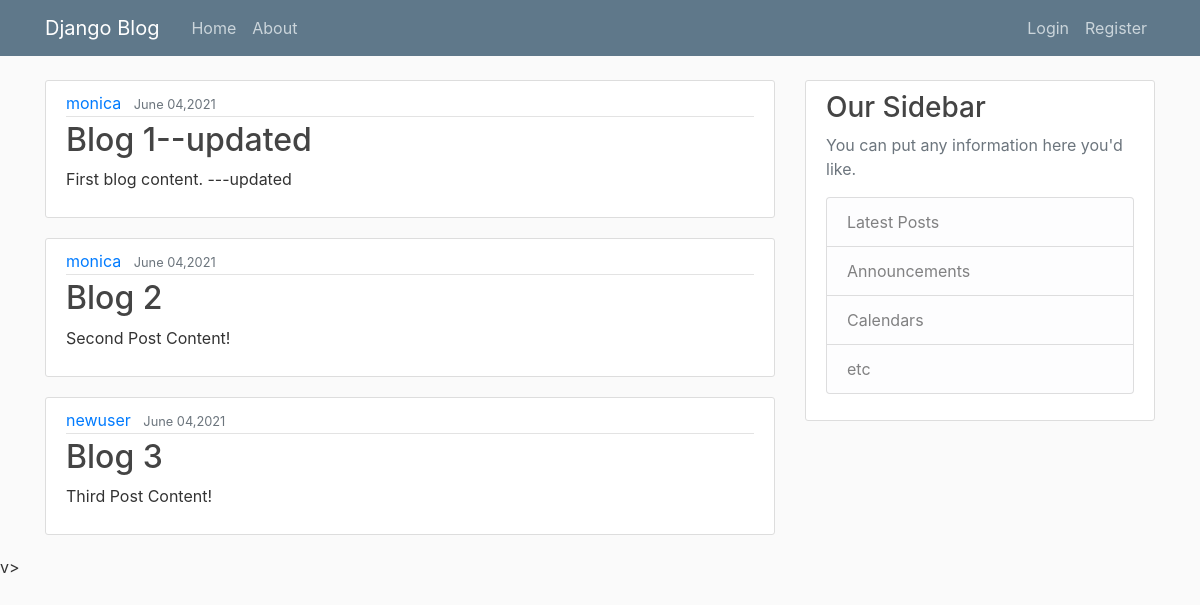
The page / on the database its author committed.
### blog/models.py (models this page shows, shortened)
class Post(models.Model):
    title = models.CharField(max_length=100)
    content = models.TextField(null=True)
    date_posted = models.DateTimeField(default=timezone.now)
    author = models.ForeignKey(User, on_delete=models.CASCADE)

### blog/views.py (the view)
# urls.py: path('', views.home, name='blog-home'),
def home(request):
    context = {
        'posts': Post.objects.all()
    }
    return render(request, 'blog/home.html', context)

### blog/templates/blog/home.html
{% extends "blog/base.html" %}
{% block content %}
{% for post in posts %}
<article class="media content-section">
    <div class="media-body">
        <div class="article-metadata">
            <a class="mr-2" href="#">{{ post.author }}</a>
            <small class="text-muted">{{ post.date_posted|date:"F d,Y"}}</small>
        </div>
        <h2><a class="article-title" href="#">{{ post.title }}</a></h2>
        <p class="article-content">{{ post.content }}</p>
    </div>
</article>
{% endfor %}
{% endblock content %}

### blog/static/blog/main.css (style rules this page uses)
body { background: #fafafa; color: #333333; margin-top: 5rem; }
h1, h2, h3, h4, h5, h6 { color: #444444; }
.content-section { background: #ffffff; padding: 10px 20px; border: 1px solid #dddddd; border-radius: 3px; margin-bottom: 20px; }
.article-title { color: #444444; }
.article-content { white-space: pre-line; }
.article-metadata { padding-bottom: 1px; margin-bottom: 4px; border-bottom: 1px solid #e3e3e3 }

### rows shown on the page
Post: author "monica", date_posted "June 04,2021", title "Blog 1--updated", content "First blog content. ---updated"
Post: author "monica", date_posted "June 04,2021", title "Blog 2", content "Second Post Content!"
Post: author "newuser", date_posted "June 04,2021", title "Blog 3", content "Third Post Content!"
